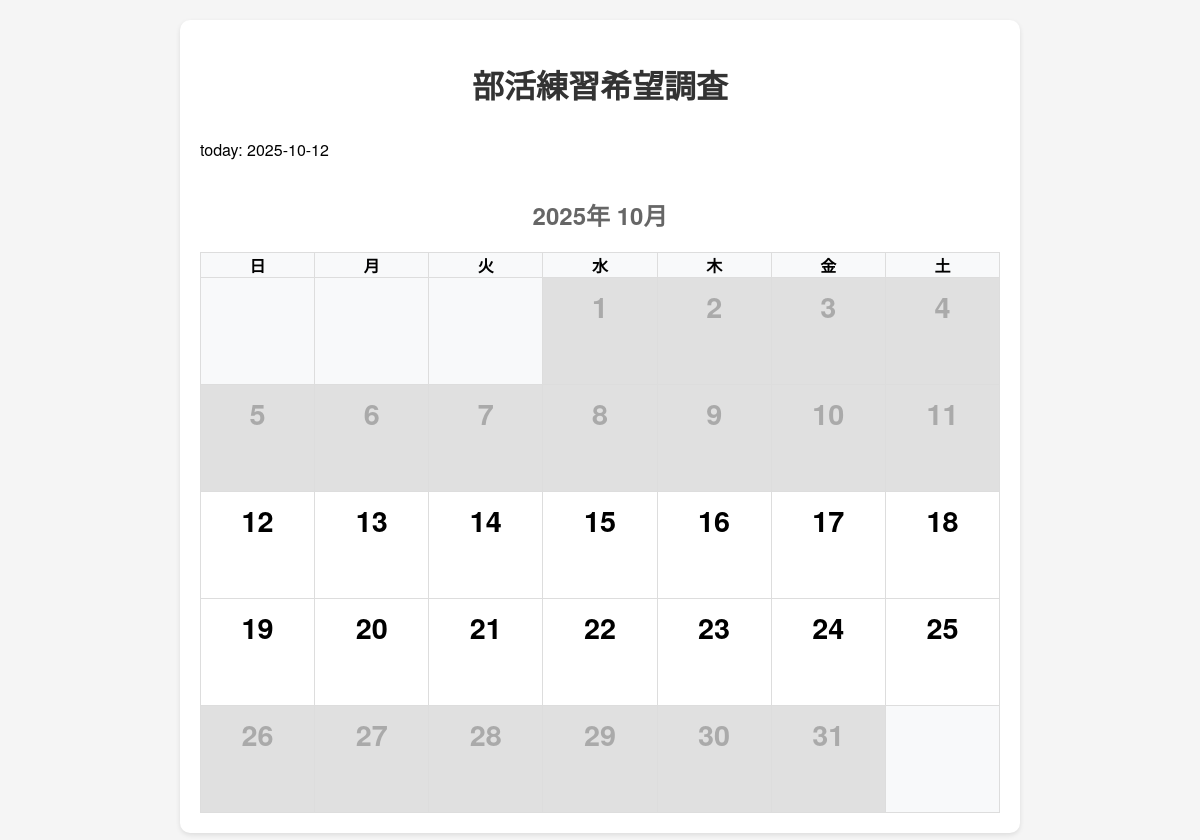
Before: / with the older database file.
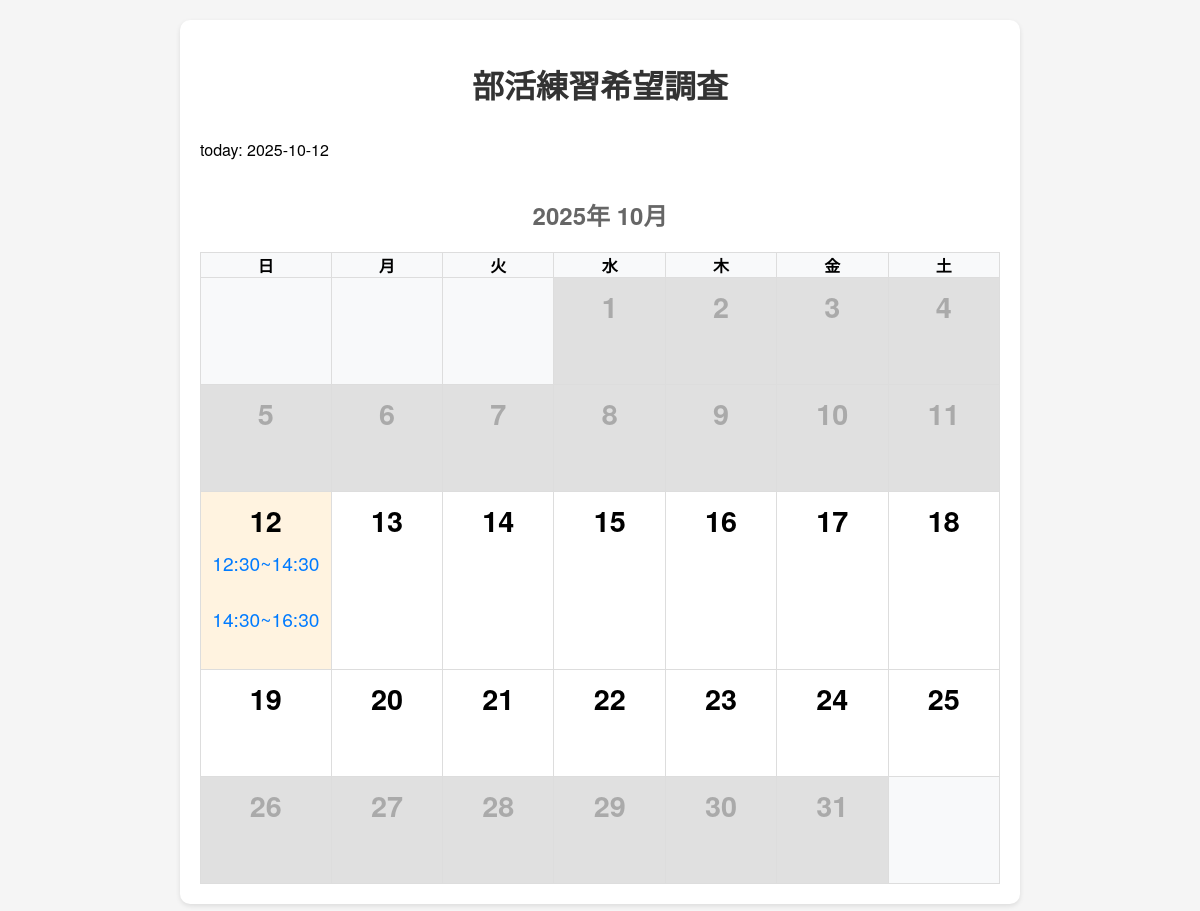
After: the same page with the newer database file.
### app.py (models this page shows)
class TimeSlot(db.Model):
    id = db.Column(db.Integer, primary_key=True)
    date_key = db.Column(db.String(20), nullable=False)
    slot = db.Column(db.String(50), nullable=False)

### app.py (the view, shortened to what this page needs)
@app.route('/', methods=['GET', 'HEAD'])
def index():
    try:
        if request.method == 'HEAD':
            return '', 200
        today = date.today()
        year = today.year
        month = today.month
        cal = calendar.monthcalendar(year, month)
        month_names = ['1月', '2月', '3月', '4月', '5月', '6月',
                      '7月', '8月', '9月', '10月', '11月', '12月']
        import calendar as calmod
        last_day = calmod.monthrange(year, month)[1]
        days_left = last_day - today.day
        calendars = [
            {
                'year': year,
                'month': month,
                'month_name': month_names[month-1],
                'calendar': cal
            }
        ]
        days_since_sunday = today.weekday() + 1  # 月曜日=0なので+1して日曜日=0にする
        if days_since_sunday == 7:  # 日曜日の場合は0にする
            days_since_sunday = 0
        current_week_sunday = today - timedelta(days=days_since_sunday)
        valid_dates = set()
        for week in range(2):  # 2週間
            week_start = current_week_sunday + timedelta(weeks=week)
            for day in range(7):  # 日曜日から土曜日まで
                current_date = week_start + timedelta(days=day)
                valid_dates.add(f"{current_date.year}-{current_date.month}-{current_date.day}")
        practice_requests = {}
        booked_dates = set()
        try:
            all_requests = PracticeRequest.query.all()
            for req in all_requests:
                if req.date_key not in practice_requests:
                    practice_requests[req.date_key] = {}
                practice_requests[req.date_key][req.user_name] = {
                    'time_slot': req.time_slot,
                    'band_name': req.band_name
                }
                booked_dates.add(req.date_key)
        except Exception as e:
            print(f"予約データ取得でエラー: {e}")
            practice_requests = {}
            booked_dates = set()
        time_slots = {}
        try:
            all_slots = TimeSlot.query.all()
            for slot in all_slots:
                if slot.date_key not in time_slots:
                    time_slots[slot.date_key] = []
                time_slots[slot.date_key].append(slot.slot)
        except Exception as e:
            print(f"時間枠データ取得でエラー: {e}")
            time_slots = {}
        return render_template(
            'index.html',
            calendars=calendars,
            month=month_names[month-1],
            month_num=month,
            year=year,
            today=today,
            practice_requests=practice_requests,
            time_slots=time_slots,
            get_default_slots=get_default_slots,
            valid_dates=valid_dates,
            booked_dates=booked_dates
        )
    except Exception as e:
        print(f"index関数でエラーが発生しました: {e}")
        return f"エラーが発生しました: {str(e)}", 500

### templates/index.html (shortened to what this page needs)
<!DOCTYPE html>
<html lang="ja">
<head>
    <link rel="stylesheet" href="{{ url_for('static', filename='css/style.css') }}">
</head>
<body>
    <div class="container">
        <h1>部活練習希望調査</h1>
        <p>today: {{ today }}</p>
        {% for calinfo in calendars %}
        <div class="calendar">
            <h2>{{ calinfo.year }}年 {{ calinfo.month_name }}</h2>
            <table>
                <thead>
                    <tr>
                        <th>日</th>
                        <th>月</th>
                        <th>火</th>
                        <th>水</th>
                        <th>木</th>
                        <th>金</th>
                        <th>土</th>
                    </tr>
                </thead>
                <tbody>
                    {% for week in calinfo.calendar %}
                    <tr>
                        {% for day in week %}
                            {% if day == 0 %}
                                <td class="empty"></td>
                            {% else %}
                                {% set d = day|int %}
                                {% set y = calinfo.year|int %}
                                {% set m = calinfo.month|int %}
                                {% set date_key = y ~ '-' ~ m ~ '-' ~ d %}
                                {% set slots = time_slots.get(date_key, []) %}
                                {% set is_past = (y == today.year and m == today.month and d < today.day) or
                                                 (y == today.year and m < today.month) or
                                                 (y < today.year) %}
                                <td class="day{% if is_past %} past{% endif %}{% if date_key not in valid_dates %} not-selectable{% endif %}{% if date_key in booked_dates %} booked{% endif %}" data-year="{{ y }}" data-month="{{ m }}" data-day="{{ d }}">
                                    <div class="day-number">{{ day }}</div>
                                    <div class="time-options">
                                        {% if date_key in valid_dates %}
                                            {% for slot in slots %}
                                                <span class="time-label">{{ slot }}</span><br>
                                            {% endfor %}
                                        {% endif %}
                                    </div>
                                </td>
                            {% endif %}
                        {% endfor %}
                    </tr>
                    {% endfor %}
                </tbody>
            </table>
        </div>
        {% endfor %}
    </div>
</body>
</html>

### static/css/style.css (style rules this page uses)
body { font-family: 'Helvetica Neue', Arial, 'Hiragino Kaku Gothic ProN', 'Hiragino Sans', Meiryo, sans-serif; margin: 0; padding: 20px; background-color: #f5f5f5; }
.container { max-width: 800px; margin: 0 auto; background-color: white; padding: 20px; border-radius: 10px; box-shadow: 0 2px 5px rgba(0,0,0,0.1); }
h1 { text-align: center; color: #333; margin-bottom: 30px; }
h2 { text-align: center; color: #666; margin-bottom: 20px; }
.calendar { width: 100%; overflow-x: auto; }
table { width: 100%; border-collapse: collapse; margin-top: 20px; }
th, td { padding: 0; text-align: center; border: 1px solid #ddd; }
th { background-color: #f8f9fa; font-weight: bold; }
td.day { cursor: pointer; transition: background-color 0.2s; height: 90px; min-width: 90px; vertical-align: top; font-size: 1.2em; padding: 8px 4px; background: #fff; position: relative; }
td.empty { background-color: #f8f9fa; }
.day-number { font-size: 1.5em; font-weight: bold; margin-bottom: 8px; }
.time-options { margin-top: 6px; }
.time-label { display: block; font-size: 1em; color: #007bff; margin-bottom: 2px; }
td.day.past { background-color: #e0e0e0; color: #aaa; cursor: not-allowed; }
.day.not-selectable { background-color: #e0e0e0; color: #aaa; cursor: not-allowed; pointer-events: none; }
.day.booked { background-color: #fff3e0; }

Changed rows visible on the page:
added TimeSlot: slot "12:30~14:30"
added TimeSlot: slot "14:30~16:30"
